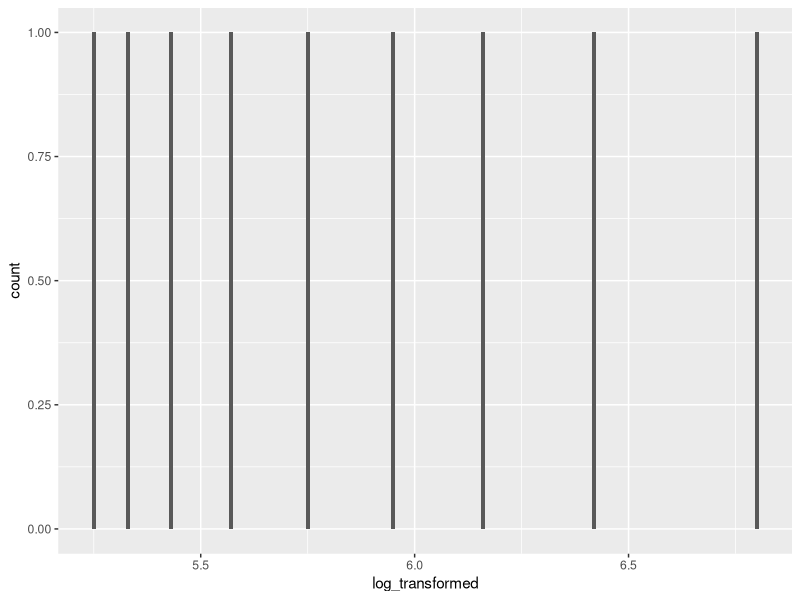

Reproduce this figure in R.
# Goal: to determine the extent of the OR
#
# Experiment:
#   - determine the difference between log-transformed serum levels for
#     - a candidate at approx 25% percentile
#     - a candidate at approx 75% percentile
#  - determine the effect
#
oestradiol_levels <- tibble::tibble(
  pmol_per_liter = c(
    # 14588 Maximum
    896.25,
    615,
    474.3,
    382,
    313,
    261.9,
    228.1,
    205.9,
    190
    # 175 Minimum
  )
)
# Note that a median hormonal cycle goes from 80 to 950 pg/mL,
# which is beyond this range

oestradiol_levels$log_transformed <- log(oestradiol_levels$pmol_per_liter)

ggplot2::ggplot(oestradiol_levels, ggplot2::aes(log_transformed)) +
  ggplot2::geom_histogram(binwidth = 0.01)

# There are 9 deciles, I will take the 3rd and 6th
delta_log_transformed <- oestradiol_levels$log_transformed[3] -
  oestradiol_levels$log_transformed[6]

# OR is express in 0.01 unit increase in log-transformed serum E2 levels (in pmol/L)
n_deltas <- delta_log_transformed / 0.01

# Values = the likelier you are to get [that phenotype]
# when changing
# from the 3rd to the 6th decile
testthat::expect_equal(1.10 ^ n_deltas, 287.22189)
testthat::expect_equal(1.09 ^ n_deltas, 166.983933)
testthat::expect_equal(1.02 ^ n_deltas, 3.2414898)
testthat::expect_equal(1.01 ^ n_deltas, 1.80566247)
